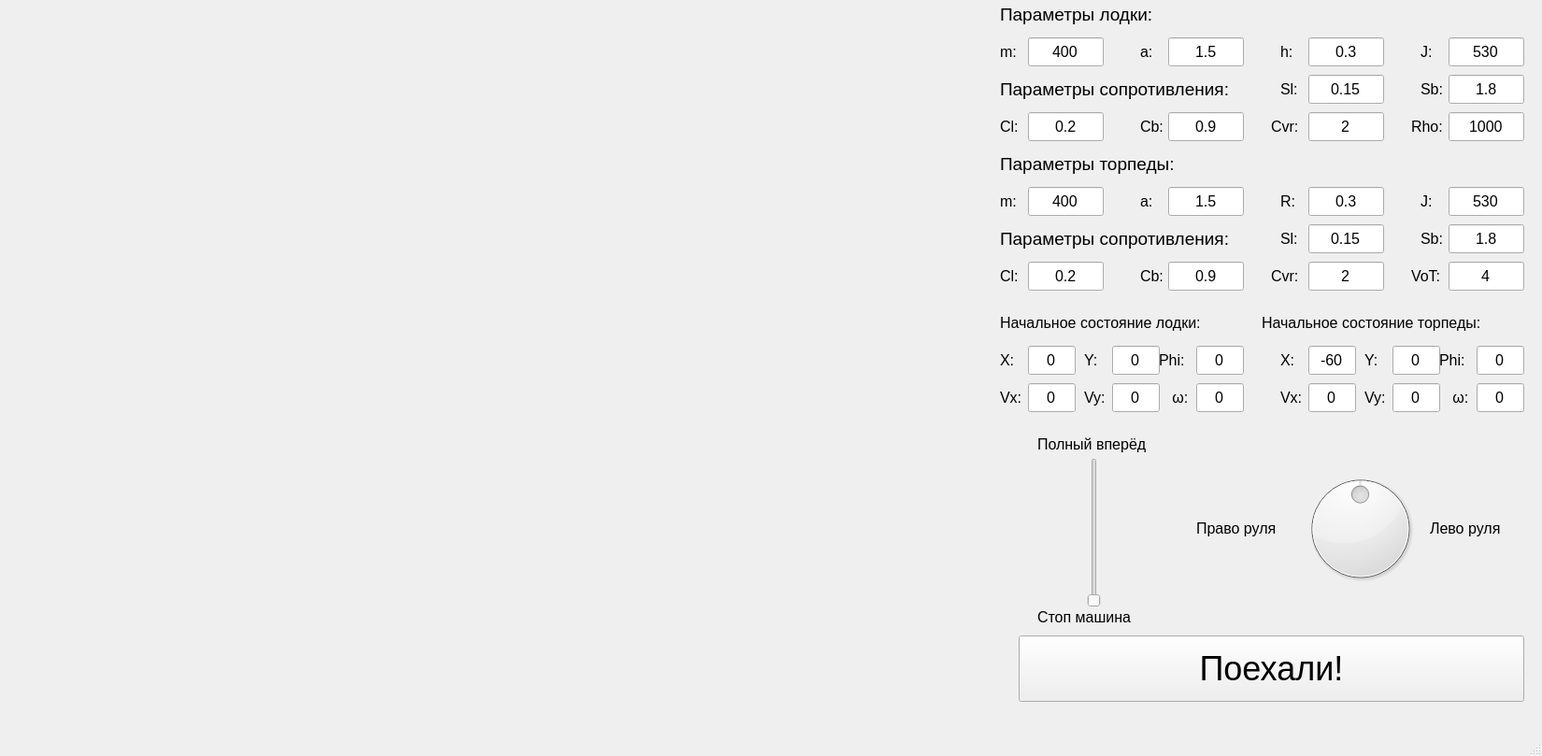
<?xml version="1.0" encoding="UTF-8"?>
<ui version="4.0">
 <class>MainWindow</class>
 <widget class="QMainWindow" name="MainWindow">
  <property name="geometry">
   <rect>
    <x>0</x>
    <y>0</y>
    <width>1650</width>
    <height>809</height>
   </rect>
  </property>
  <property name="windowTitle">
   <string>MainWindow</string>
  </property>
  <widget class="QWidget" name="centralwidget">
   <widget class="Ocean" name="morewidget" native="true">
    <property name="geometry">
     <rect>
      <x>10</x>
      <y>10</y>
      <width>1051</width>
      <height>741</height>
     </rect>
    </property>
   </widget>
   <widget class="QPushButton" name="Start_Button">
    <property name="geometry">
     <rect>
      <x>1090</x>
      <y>680</y>
      <width>541</width>
      <height>71</height>
     </rect>
    </property>
    <property name="font">
     <font>
      <pointsize>27</pointsize>
     </font>
    </property>
    <property name="text">
     <string>Поехали!</string>
    </property>
   </widget>
   <widget class="QSlider" name="ForceSlider">
    <property name="geometry">
     <rect>
      <x>1160</x>
      <y>490</y>
      <width>22</width>
      <height>160</height>
     </rect>
    </property>
    <property name="maximum">
     <number>100</number>
    </property>
    <property name="orientation">
     <enum>Qt::Vertical</enum>
    </property>
   </widget>
   <widget class="QLabel" name="label">
    <property name="geometry">
     <rect>
      <x>1110</x>
      <y>460</y>
      <width>151</width>
      <height>31</height>
     </rect>
    </property>
    <property name="font">
     <font>
      <pointsize>12</pointsize>
     </font>
    </property>
    <property name="text">
     <string>Полный вперёд</string>
    </property>
   </widget>
   <widget class="QLabel" name="label_2">
    <property name="geometry">
     <rect>
      <x>1110</x>
      <y>650</y>
      <width>131</width>
      <height>21</height>
     </rect>
    </property>
    <property name="font">
     <font>
      <pointsize>12</pointsize>
     </font>
    </property>
    <property name="text">
     <string>Стоп машина</string>
    </property>
   </widget>
   <widget class="QDial" name="alpha_dial">
    <property name="geometry">
     <rect>
      <x>1380</x>
      <y>500</y>
      <width>151</width>
      <height>131</height>
     </rect>
    </property>
    <property name="minimum">
     <number>-157</number>
    </property>
    <property name="maximum">
     <number>157</number>
    </property>
   </widget>
   <widget class="QLabel" name="label_3">
    <property name="geometry">
     <rect>
      <x>1280</x>
      <y>550</y>
      <width>111</width>
      <height>31</height>
     </rect>
    </property>
    <property name="font">
     <font>
      <pointsize>12</pointsize>
     </font>
    </property>
    <property name="text">
     <string>Право руля</string>
    </property>
   </widget>
   <widget class="QLabel" name="label_4">
    <property name="geometry">
     <rect>
      <x>1530</x>
      <y>550</y>
      <width>101</width>
      <height>31</height>
     </rect>
    </property>
    <property name="font">
     <font>
      <pointsize>12</pointsize>
     </font>
    </property>
    <property name="text">
     <string>Лево руля</string>
    </property>
   </widget>
   <widget class="QLabel" name="label_5">
    <property name="geometry">
     <rect>
      <x>1070</x>
      <y>0</y>
      <width>211</width>
      <height>31</height>
     </rect>
    </property>
    <property name="font">
     <font>
      <pointsize>14</pointsize>
     </font>
    </property>
    <property name="text">
     <string>Параметры лодки:</string>
    </property>
   </widget>
   <widget class="QLineEdit" name="m_Edit">
    <property name="geometry">
     <rect>
      <x>1100</x>
      <y>40</y>
      <width>81</width>
      <height>31</height>
     </rect>
    </property>
    <property name="font">
     <font>
      <pointsize>12</pointsize>
     </font>
    </property>
    <property name="text">
     <string>400</string>
    </property>
    <property name="alignment">
     <set>Qt::AlignCenter</set>
    </property>
   </widget>
   <widget class="QLabel" name="label_6">
    <property name="geometry">
     <rect>
      <x>1070</x>
      <y>40</y>
      <width>31</width>
      <height>31</height>
     </rect>
    </property>
    <property name="font">
     <font>
      <pointsize>12</pointsize>
     </font>
    </property>
    <property name="text">
     <string>m:</string>
    </property>
   </widget>
   <widget class="QLineEdit" name="a_Edit">
    <property name="geometry">
     <rect>
      <x>1250</x>
      <y>40</y>
      <width>81</width>
      <height>31</height>
     </rect>
    </property>
    <property name="font">
     <font>
      <pointsize>12</pointsize>
     </font>
    </property>
    <property name="text">
     <string>1.5</string>
    </property>
    <property name="alignment">
     <set>Qt::AlignCenter</set>
    </property>
   </widget>
   <widget class="QLabel" name="label_7">
    <property name="geometry">
     <rect>
      <x>1220</x>
      <y>40</y>
      <width>31</width>
      <height>31</height>
     </rect>
    </property>
    <property name="font">
     <font>
      <pointsize>12</pointsize>
     </font>
    </property>
    <property name="text">
     <string>a:</string>
    </property>
   </widget>
   <widget class="QLineEdit" name="h_Edit">
    <property name="geometry">
     <rect>
      <x>1400</x>
      <y>40</y>
      <width>81</width>
      <height>31</height>
     </rect>
    </property>
    <property name="font">
     <font>
      <pointsize>12</pointsize>
     </font>
    </property>
    <property name="text">
     <string>0.3</string>
    </property>
    <property name="alignment">
     <set>Qt::AlignCenter</set>
    </property>
   </widget>
   <widget class="QLabel" name="label_8">
    <property name="geometry">
     <rect>
      <x>1370</x>
      <y>40</y>
      <width>31</width>
      <height>31</height>
     </rect>
    </property>
    <property name="font">
     <font>
      <pointsize>12</pointsize>
     </font>
    </property>
    <property name="text">
     <string>h:</string>
    </property>
   </widget>
   <widget class="QLineEdit" name="J_Edit">
    <property name="geometry">
     <rect>
      <x>1550</x>
      <y>40</y>
      <width>81</width>
      <height>31</height>
     </rect>
    </property>
    <property name="font">
     <font>
      <pointsize>12</pointsize>
     </font>
    </property>
    <property name="text">
     <string>530</string>
    </property>
    <property name="alignment">
     <set>Qt::AlignCenter</set>
    </property>
   </widget>
   <widget class="QLabel" name="label_9">
    <property name="geometry">
     <rect>
      <x>1520</x>
      <y>40</y>
      <width>31</width>
      <height>31</height>
     </rect>
    </property>
    <property name="font">
     <font>
      <pointsize>12</pointsize>
     </font>
    </property>
    <property name="text">
     <string>J:</string>
    </property>
   </widget>
   <widget class="QLabel" name="label_10">
    <property name="geometry">
     <rect>
      <x>1070</x>
      <y>80</y>
      <width>301</width>
      <height>31</height>
     </rect>
    </property>
    <property name="font">
     <font>
      <pointsize>14</pointsize>
     </font>
    </property>
    <property name="text">
     <string>Параметры сопротивления:</string>
    </property>
   </widget>
   <widget class="QLineEdit" name="Cl_Edit">
    <property name="geometry">
     <rect>
      <x>1100</x>
      <y>120</y>
      <width>81</width>
      <height>31</height>
     </rect>
    </property>
    <property name="font">
     <font>
      <pointsize>12</pointsize>
     </font>
    </property>
    <property name="text">
     <string>0.2</string>
    </property>
    <property name="alignment">
     <set>Qt::AlignCenter</set>
    </property>
   </widget>
   <widget class="QLabel" name="label_11">
    <property name="geometry">
     <rect>
      <x>1070</x>
      <y>120</y>
      <width>31</width>
      <height>31</height>
     </rect>
    </property>
    <property name="font">
     <font>
      <pointsize>12</pointsize>
     </font>
    </property>
    <property name="text">
     <string>Cl:</string>
    </property>
   </widget>
   <widget class="QLineEdit" name="Cb_Edit">
    <property name="geometry">
     <rect>
      <x>1250</x>
      <y>120</y>
      <width>81</width>
      <height>31</height>
     </rect>
    </property>
    <property name="font">
     <font>
      <pointsize>12</pointsize>
     </font>
    </property>
    <property name="text">
     <string>0.9</string>
    </property>
    <property name="alignment">
     <set>Qt::AlignCenter</set>
    </property>
   </widget>
   <widget class="QLabel" name="label_12">
    <property name="geometry">
     <rect>
      <x>1220</x>
      <y>120</y>
      <width>31</width>
      <height>31</height>
     </rect>
    </property>
    <property name="font">
     <font>
      <pointsize>12</pointsize>
     </font>
    </property>
    <property name="text">
     <string>Cb:</string>
    </property>
   </widget>
   <widget class="QLabel" name="label_13">
    <property name="geometry">
     <rect>
      <x>1360</x>
      <y>120</y>
      <width>41</width>
      <height>31</height>
     </rect>
    </property>
    <property name="font">
     <font>
      <pointsize>12</pointsize>
     </font>
    </property>
    <property name="text">
     <string>Cvr:</string>
    </property>
   </widget>
   <widget class="QLineEdit" name="Cvr_Edit">
    <property name="geometry">
     <rect>
      <x>1400</x>
      <y>120</y>
      <width>81</width>
      <height>31</height>
     </rect>
    </property>
    <property name="font">
     <font>
      <pointsize>12</pointsize>
     </font>
    </property>
    <property name="text">
     <string>2</string>
    </property>
    <property name="alignment">
     <set>Qt::AlignCenter</set>
    </property>
   </widget>
   <widget class="QLineEdit" name="Rho_Edit">
    <property name="geometry">
     <rect>
      <x>1550</x>
      <y>120</y>
      <width>81</width>
      <height>31</height>
     </rect>
    </property>
    <property name="font">
     <font>
      <pointsize>12</pointsize>
     </font>
    </property>
    <property name="text">
     <string>1000</string>
    </property>
    <property name="alignment">
     <set>Qt::AlignCenter</set>
    </property>
   </widget>
   <widget class="QLabel" name="label_14">
    <property name="geometry">
     <rect>
      <x>1510</x>
      <y>120</y>
      <width>41</width>
      <height>31</height>
     </rect>
    </property>
    <property name="font">
     <font>
      <pointsize>12</pointsize>
     </font>
    </property>
    <property name="text">
     <string>Rho:</string>
    </property>
   </widget>
   <widget class="QLabel" name="label_15">
    <property name="geometry">
     <rect>
      <x>1520</x>
      <y>80</y>
      <width>31</width>
      <height>31</height>
     </rect>
    </property>
    <property name="font">
     <font>
      <pointsize>12</pointsize>
     </font>
    </property>
    <property name="text">
     <string>Sb:</string>
    </property>
   </widget>
   <widget class="QLabel" name="label_16">
    <property name="geometry">
     <rect>
      <x>1370</x>
      <y>80</y>
      <width>31</width>
      <height>31</height>
     </rect>
    </property>
    <property name="font">
     <font>
      <pointsize>12</pointsize>
     </font>
    </property>
    <property name="text">
     <string>Sl:</string>
    </property>
   </widget>
   <widget class="QLineEdit" name="Sb_Edit">
    <property name="geometry">
     <rect>
      <x>1550</x>
      <y>80</y>
      <width>81</width>
      <height>31</height>
     </rect>
    </property>
    <property name="font">
     <font>
      <pointsize>12</pointsize>
     </font>
    </property>
    <property name="text">
     <string>1.8</string>
    </property>
    <property name="alignment">
     <set>Qt::AlignCenter</set>
    </property>
   </widget>
   <widget class="QLineEdit" name="Sl_Edit">
    <property name="geometry">
     <rect>
      <x>1400</x>
      <y>80</y>
      <width>81</width>
      <height>31</height>
     </rect>
    </property>
    <property name="font">
     <font>
      <pointsize>12</pointsize>
     </font>
    </property>
    <property name="text">
     <string>0.15</string>
    </property>
    <property name="alignment">
     <set>Qt::AlignCenter</set>
    </property>
   </widget>
   <widget class="QLineEdit" name="X_Edit">
    <property name="geometry">
     <rect>
      <x>1100</x>
      <y>370</y>
      <width>51</width>
      <height>31</height>
     </rect>
    </property>
    <property name="font">
     <font>
      <pointsize>12</pointsize>
     </font>
    </property>
    <property name="text">
     <string>0</string>
    </property>
    <property name="alignment">
     <set>Qt::AlignCenter</set>
    </property>
   </widget>
   <widget class="QLabel" name="label_17">
    <property name="geometry">
     <rect>
      <x>1070</x>
      <y>370</y>
      <width>31</width>
      <height>31</height>
     </rect>
    </property>
    <property name="font">
     <font>
      <pointsize>12</pointsize>
     </font>
    </property>
    <property name="text">
     <string>X:</string>
    </property>
   </widget>
   <widget class="QLineEdit" name="Y_Edit">
    <property name="geometry">
     <rect>
      <x>1190</x>
      <y>370</y>
      <width>51</width>
      <height>31</height>
     </rect>
    </property>
    <property name="font">
     <font>
      <pointsize>12</pointsize>
     </font>
    </property>
    <property name="text">
     <string>0</string>
    </property>
    <property name="alignment">
     <set>Qt::AlignCenter</set>
    </property>
   </widget>
   <widget class="QLabel" name="label_18">
    <property name="geometry">
     <rect>
      <x>1160</x>
      <y>370</y>
      <width>31</width>
      <height>31</height>
     </rect>
    </property>
    <property name="font">
     <font>
      <pointsize>12</pointsize>
     </font>
    </property>
    <property name="text">
     <string>Y:</string>
    </property>
   </widget>
   <widget class="QLabel" name="label_19">
    <property name="geometry">
     <rect>
      <x>1240</x>
      <y>370</y>
      <width>41</width>
      <height>31</height>
     </rect>
    </property>
    <property name="font">
     <font>
      <pointsize>12</pointsize>
     </font>
    </property>
    <property name="text">
     <string>Phi:</string>
    </property>
   </widget>
   <widget class="QLineEdit" name="Phi_Edit">
    <property name="geometry">
     <rect>
      <x>1280</x>
      <y>370</y>
      <width>51</width>
      <height>31</height>
     </rect>
    </property>
    <property name="font">
     <font>
      <pointsize>12</pointsize>
     </font>
    </property>
    <property name="text">
     <string>0</string>
    </property>
    <property name="alignment">
     <set>Qt::AlignCenter</set>
    </property>
   </widget>
   <widget class="QLabel" name="label_20">
    <property name="geometry">
     <rect>
      <x>1070</x>
      <y>330</y>
      <width>311</width>
      <height>31</height>
     </rect>
    </property>
    <property name="font">
     <font>
      <pointsize>12</pointsize>
     </font>
    </property>
    <property name="text">
     <string>Начальное состояние лодки:</string>
    </property>
   </widget>
   <widget class="QLineEdit" name="Vy_Edit">
    <property name="geometry">
     <rect>
      <x>1190</x>
      <y>410</y>
      <width>51</width>
      <height>31</height>
     </rect>
    </property>
    <property name="font">
     <font>
      <pointsize>12</pointsize>
     </font>
    </property>
    <property name="text">
     <string>0</string>
    </property>
    <property name="alignment">
     <set>Qt::AlignCenter</set>
    </property>
   </widget>
   <widget class="QLabel" name="label_21">
    <property name="geometry">
     <rect>
      <x>1250</x>
      <y>410</y>
      <width>51</width>
      <height>31</height>
     </rect>
    </property>
    <property name="font">
     <font>
      <pointsize>12</pointsize>
     </font>
    </property>
    <property name="text">
     <string> ω:</string>
    </property>
   </widget>
   <widget class="QLineEdit" name="Vx_Edit">
    <property name="geometry">
     <rect>
      <x>1100</x>
      <y>410</y>
      <width>51</width>
      <height>31</height>
     </rect>
    </property>
    <property name="font">
     <font>
      <pointsize>12</pointsize>
     </font>
    </property>
    <property name="text">
     <string>0</string>
    </property>
    <property name="alignment">
     <set>Qt::AlignCenter</set>
    </property>
   </widget>
   <widget class="QLabel" name="label_22">
    <property name="geometry">
     <rect>
      <x>1160</x>
      <y>410</y>
      <width>31</width>
      <height>31</height>
     </rect>
    </property>
    <property name="font">
     <font>
      <pointsize>12</pointsize>
     </font>
    </property>
    <property name="text">
     <string>Vy:</string>
    </property>
   </widget>
   <widget class="QLineEdit" name="Omega_Edit">
    <property name="geometry">
     <rect>
      <x>1280</x>
      <y>410</y>
      <width>51</width>
      <height>31</height>
     </rect>
    </property>
    <property name="font">
     <font>
      <pointsize>12</pointsize>
     </font>
    </property>
    <property name="text">
     <string>0</string>
    </property>
    <property name="alignment">
     <set>Qt::AlignCenter</set>
    </property>
   </widget>
   <widget class="QLabel" name="label_23">
    <property name="geometry">
     <rect>
      <x>1070</x>
      <y>410</y>
      <width>31</width>
      <height>31</height>
     </rect>
    </property>
    <property name="font">
     <font>
      <pointsize>12</pointsize>
     </font>
    </property>
    <property name="text">
     <string>Vx:</string>
    </property>
   </widget>
   <widget class="QLabel" name="label_28">
    <property name="geometry">
     <rect>
      <x>1350</x>
      <y>330</y>
      <width>311</width>
      <height>31</height>
     </rect>
    </property>
    <property name="font">
     <font>
      <pointsize>12</pointsize>
     </font>
    </property>
    <property name="text">
     <string>Начальное состояние торпеды:</string>
    </property>
   </widget>
   <widget class="QLineEdit" name="OmegaT_Edit">
    <property name="geometry">
     <rect>
      <x>1580</x>
      <y>410</y>
      <width>51</width>
      <height>31</height>
     </rect>
    </property>
    <property name="font">
     <font>
      <pointsize>12</pointsize>
     </font>
    </property>
    <property name="text">
     <string>0</string>
    </property>
    <property name="alignment">
     <set>Qt::AlignCenter</set>
    </property>
   </widget>
   <widget class="QLineEdit" name="PhiT_Edit">
    <property name="geometry">
     <rect>
      <x>1580</x>
      <y>370</y>
      <width>51</width>
      <height>31</height>
     </rect>
    </property>
    <property name="font">
     <font>
      <pointsize>12</pointsize>
     </font>
    </property>
    <property name="text">
     <string>0</string>
    </property>
    <property name="alignment">
     <set>Qt::AlignCenter</set>
    </property>
   </widget>
   <widget class="QLabel" name="label_24">
    <property name="geometry">
     <rect>
      <x>1550</x>
      <y>410</y>
      <width>51</width>
      <height>31</height>
     </rect>
    </property>
    <property name="font">
     <font>
      <pointsize>12</pointsize>
     </font>
    </property>
    <property name="text">
     <string> ω:</string>
    </property>
   </widget>
   <widget class="QLineEdit" name="XT_Edit">
    <property name="geometry">
     <rect>
      <x>1400</x>
      <y>370</y>
      <width>51</width>
      <height>31</height>
     </rect>
    </property>
    <property name="font">
     <font>
      <pointsize>12</pointsize>
     </font>
    </property>
    <property name="text">
     <string>-60</string>
    </property>
    <property name="alignment">
     <set>Qt::AlignCenter</set>
    </property>
   </widget>
   <widget class="QLabel" name="label_25">
    <property name="geometry">
     <rect>
      <x>1460</x>
      <y>370</y>
      <width>31</width>
      <height>31</height>
     </rect>
    </property>
    <property name="font">
     <font>
      <pointsize>12</pointsize>
     </font>
    </property>
    <property name="text">
     <string>Y:</string>
    </property>
   </widget>
   <widget class="QLabel" name="label_26">
    <property name="geometry">
     <rect>
      <x>1540</x>
      <y>370</y>
      <width>41</width>
      <height>31</height>
     </rect>
    </property>
    <property name="font">
     <font>
      <pointsize>12</pointsize>
     </font>
    </property>
    <property name="text">
     <string>Phi:</string>
    </property>
   </widget>
   <widget class="QLineEdit" name="VxT_Edit">
    <property name="geometry">
     <rect>
      <x>1400</x>
      <y>410</y>
      <width>51</width>
      <height>31</height>
     </rect>
    </property>
    <property name="font">
     <font>
      <pointsize>12</pointsize>
     </font>
    </property>
    <property name="text">
     <string>0</string>
    </property>
    <property name="alignment">
     <set>Qt::AlignCenter</set>
    </property>
   </widget>
   <widget class="QLabel" name="label_27">
    <property name="geometry">
     <rect>
      <x>1370</x>
      <y>370</y>
      <width>31</width>
      <height>31</height>
     </rect>
    </property>
    <property name="font">
     <font>
      <pointsize>12</pointsize>
     </font>
    </property>
    <property name="text">
     <string>X:</string>
    </property>
   </widget>
   <widget class="QLineEdit" name="YT_Edit">
    <property name="geometry">
     <rect>
      <x>1490</x>
      <y>370</y>
      <width>51</width>
      <height>31</height>
     </rect>
    </property>
    <property name="font">
     <font>
      <pointsize>12</pointsize>
     </font>
    </property>
    <property name="text">
     <string>0</string>
    </property>
    <property name="alignment">
     <set>Qt::AlignCenter</set>
    </property>
   </widget>
   <widget class="QLabel" name="label_29">
    <property name="geometry">
     <rect>
      <x>1460</x>
      <y>410</y>
      <width>31</width>
      <height>31</height>
     </rect>
    </property>
    <property name="font">
     <font>
      <pointsize>12</pointsize>
     </font>
    </property>
    <property name="text">
     <string>Vy:</string>
    </property>
   </widget>
   <widget class="QLineEdit" name="VyT_Edit">
    <property name="geometry">
     <rect>
      <x>1490</x>
      <y>410</y>
      <width>51</width>
      <height>31</height>
     </rect>
    </property>
    <property name="font">
     <font>
      <pointsize>12</pointsize>
     </font>
    </property>
    <property name="text">
     <string>0</string>
    </property>
    <property name="alignment">
     <set>Qt::AlignCenter</set>
    </property>
   </widget>
   <widget class="QLabel" name="label_30">
    <property name="geometry">
     <rect>
      <x>1370</x>
      <y>410</y>
      <width>31</width>
      <height>31</height>
     </rect>
    </property>
    <property name="font">
     <font>
      <pointsize>12</pointsize>
     </font>
    </property>
    <property name="text">
     <string>Vx:</string>
    </property>
   </widget>
   <widget class="QLineEdit" name="SlT_Edit">
    <property name="geometry">
     <rect>
      <x>1400</x>
      <y>240</y>
      <width>81</width>
      <height>31</height>
     </rect>
    </property>
    <property name="font">
     <font>
      <pointsize>12</pointsize>
     </font>
    </property>
    <property name="text">
     <string>0.15</string>
    </property>
    <property name="alignment">
     <set>Qt::AlignCenter</set>
    </property>
   </widget>
   <widget class="QLineEdit" name="mT_Edit">
    <property name="geometry">
     <rect>
      <x>1100</x>
      <y>200</y>
      <width>81</width>
      <height>31</height>
     </rect>
    </property>
    <property name="font">
     <font>
      <pointsize>12</pointsize>
     </font>
    </property>
    <property name="text">
     <string>400</string>
    </property>
    <property name="alignment">
     <set>Qt::AlignCenter</set>
    </property>
   </widget>
   <widget class="QLabel" name="label_31">
    <property name="geometry">
     <rect>
      <x>1220</x>
      <y>200</y>
      <width>31</width>
      <height>31</height>
     </rect>
    </property>
    <property name="font">
     <font>
      <pointsize>12</pointsize>
     </font>
    </property>
    <property name="text">
     <string>a:</string>
    </property>
   </widget>
   <widget class="QLineEdit" name="ClT_Edit">
    <property name="geometry">
     <rect>
      <x>1100</x>
      <y>280</y>
      <width>81</width>
      <height>31</height>
     </rect>
    </property>
    <property name="font">
     <font>
      <pointsize>12</pointsize>
     </font>
    </property>
    <property name="text">
     <string>0.2</string>
    </property>
    <property name="alignment">
     <set>Qt::AlignCenter</set>
    </property>
   </widget>
   <widget class="QLabel" name="label_32">
    <property name="geometry">
     <rect>
      <x>1070</x>
      <y>160</y>
      <width>251</width>
      <height>31</height>
     </rect>
    </property>
    <property name="font">
     <font>
      <pointsize>14</pointsize>
     </font>
    </property>
    <property name="text">
     <string>Параметры торпеды:</string>
    </property>
   </widget>
   <widget class="QLabel" name="label_33">
    <property name="geometry">
     <rect>
      <x>1070</x>
      <y>280</y>
      <width>31</width>
      <height>31</height>
     </rect>
    </property>
    <property name="font">
     <font>
      <pointsize>12</pointsize>
     </font>
    </property>
    <property name="text">
     <string>Cl:</string>
    </property>
   </widget>
   <widget class="QLineEdit" name="VoT_Edit">
    <property name="geometry">
     <rect>
      <x>1550</x>
      <y>280</y>
      <width>81</width>
      <height>31</height>
     </rect>
    </property>
    <property name="font">
     <font>
      <pointsize>12</pointsize>
     </font>
    </property>
    <property name="text">
     <string>4</string>
    </property>
    <property name="alignment">
     <set>Qt::AlignCenter</set>
    </property>
   </widget>
   <widget class="QLabel" name="label_34">
    <property name="geometry">
     <rect>
      <x>1520</x>
      <y>200</y>
      <width>31</width>
      <height>31</height>
     </rect>
    </property>
    <property name="font">
     <font>
      <pointsize>12</pointsize>
     </font>
    </property>
    <property name="text">
     <string>J:</string>
    </property>
   </widget>
   <widget class="QLineEdit" name="RT_Edit">
    <property name="geometry">
     <rect>
      <x>1400</x>
      <y>200</y>
      <width>81</width>
      <height>31</height>
     </rect>
    </property>
    <property name="font">
     <font>
      <pointsize>12</pointsize>
     </font>
    </property>
    <property name="text">
     <string>0.3</string>
    </property>
    <property name="alignment">
     <set>Qt::AlignCenter</set>
    </property>
   </widget>
   <widget class="QLabel" name="label_35">
    <property name="geometry">
     <rect>
      <x>1220</x>
      <y>280</y>
      <width>31</width>
      <height>31</height>
     </rect>
    </property>
    <property name="font">
     <font>
      <pointsize>12</pointsize>
     </font>
    </property>
    <property name="text">
     <string>Cb:</string>
    </property>
   </widget>
   <widget class="QLabel" name="label_36">
    <property name="geometry">
     <rect>
      <x>1360</x>
      <y>280</y>
      <width>41</width>
      <height>31</height>
     </rect>
    </property>
    <property name="font">
     <font>
      <pointsize>12</pointsize>
     </font>
    </property>
    <property name="text">
     <string>Cvr:</string>
    </property>
   </widget>
   <widget class="QLineEdit" name="CvrT_Edit">
    <property name="geometry">
     <rect>
      <x>1400</x>
      <y>280</y>
      <width>81</width>
      <height>31</height>
     </rect>
    </property>
    <property name="font">
     <font>
      <pointsize>12</pointsize>
     </font>
    </property>
    <property name="text">
     <string>2</string>
    </property>
    <property name="alignment">
     <set>Qt::AlignCenter</set>
    </property>
   </widget>
   <widget class="QLabel" name="label_37">
    <property name="geometry">
     <rect>
      <x>1070</x>
      <y>240</y>
      <width>301</width>
      <height>31</height>
     </rect>
    </property>
    <property name="font">
     <font>
      <pointsize>14</pointsize>
     </font>
    </property>
    <property name="text">
     <string>Параметры сопротивления:</string>
    </property>
   </widget>
   <widget class="QLabel" name="label_38">
    <property name="geometry">
     <rect>
      <x>1370</x>
      <y>240</y>
      <width>31</width>
      <height>31</height>
     </rect>
    </property>
    <property name="font">
     <font>
      <pointsize>12</pointsize>
     </font>
    </property>
    <property name="text">
     <string>Sl:</string>
    </property>
   </widget>
   <widget class="QLabel" name="label_39">
    <property name="geometry">
     <rect>
      <x>1370</x>
      <y>200</y>
      <width>31</width>
      <height>31</height>
     </rect>
    </property>
    <property name="font">
     <font>
      <pointsize>12</pointsize>
     </font>
    </property>
    <property name="text">
     <string>R:</string>
    </property>
   </widget>
   <widget class="QLabel" name="label_40">
    <property name="geometry">
     <rect>
      <x>1520</x>
      <y>240</y>
      <width>31</width>
      <height>31</height>
     </rect>
    </property>
    <property name="font">
     <font>
      <pointsize>12</pointsize>
     </font>
    </property>
    <property name="text">
     <string>Sb:</string>
    </property>
   </widget>
   <widget class="QLabel" name="label_41">
    <property name="geometry">
     <rect>
      <x>1510</x>
      <y>280</y>
      <width>41</width>
      <height>31</height>
     </rect>
    </property>
    <property name="font">
     <font>
      <pointsize>12</pointsize>
     </font>
    </property>
    <property name="text">
     <string>VoT:</string>
    </property>
   </widget>
   <widget class="QLineEdit" name="aT_Edit">
    <property name="geometry">
     <rect>
      <x>1250</x>
      <y>200</y>
      <width>81</width>
      <height>31</height>
     </rect>
    </property>
    <property name="font">
     <font>
      <pointsize>12</pointsize>
     </font>
    </property>
    <property name="text">
     <string>1.5</string>
    </property>
    <property name="alignment">
     <set>Qt::AlignCenter</set>
    </property>
   </widget>
   <widget class="QLineEdit" name="SbT_Edit">
    <property name="geometry">
     <rect>
      <x>1550</x>
      <y>240</y>
      <width>81</width>
      <height>31</height>
     </rect>
    </property>
    <property name="font">
     <font>
      <pointsize>12</pointsize>
     </font>
    </property>
    <property name="text">
     <string>1.8</string>
    </property>
    <property name="alignment">
     <set>Qt::AlignCenter</set>
    </property>
   </widget>
   <widget class="QLineEdit" name="CbT_Edit">
    <property name="geometry">
     <rect>
      <x>1250</x>
      <y>280</y>
      <width>81</width>
      <height>31</height>
     </rect>
    </property>
    <property name="font">
     <font>
      <pointsize>12</pointsize>
     </font>
    </property>
    <property name="text">
     <string>0.9</string>
    </property>
    <property name="alignment">
     <set>Qt::AlignCenter</set>
    </property>
   </widget>
   <widget class="QLabel" name="label_42">
    <property name="geometry">
     <rect>
      <x>1070</x>
      <y>200</y>
      <width>31</width>
      <height>31</height>
     </rect>
    </property>
    <property name="font">
     <font>
      <pointsize>12</pointsize>
     </font>
    </property>
    <property name="text">
     <string>m:</string>
    </property>
   </widget>
   <widget class="QLineEdit" name="JT_Edit">
    <property name="geometry">
     <rect>
      <x>1550</x>
      <y>200</y>
      <width>81</width>
      <height>31</height>
     </rect>
    </property>
    <property name="font">
     <font>
      <pointsize>12</pointsize>
     </font>
    </property>
    <property name="text">
     <string>530</string>
    </property>
    <property name="alignment">
     <set>Qt::AlignCenter</set>
    </property>
   </widget>
  </widget>
  <widget class="QMenuBar" name="menubar">
   <property name="geometry">
    <rect>
     <x>0</x>
     <y>0</y>
     <width>1650</width>
     <height>26</height>
    </rect>
   </property>
  </widget>
  <widget class="QStatusBar" name="statusbar"/>
 </widget>
 <customwidgets>
  <customwidget>
   <class>Ocean</class>
   <extends>QWidget</extends>
   <header location="global">ocean.h</header>
   <container>1</container>
  </customwidget>
 </customwidgets>
 <resources/>
 <connections/>
</ui>
